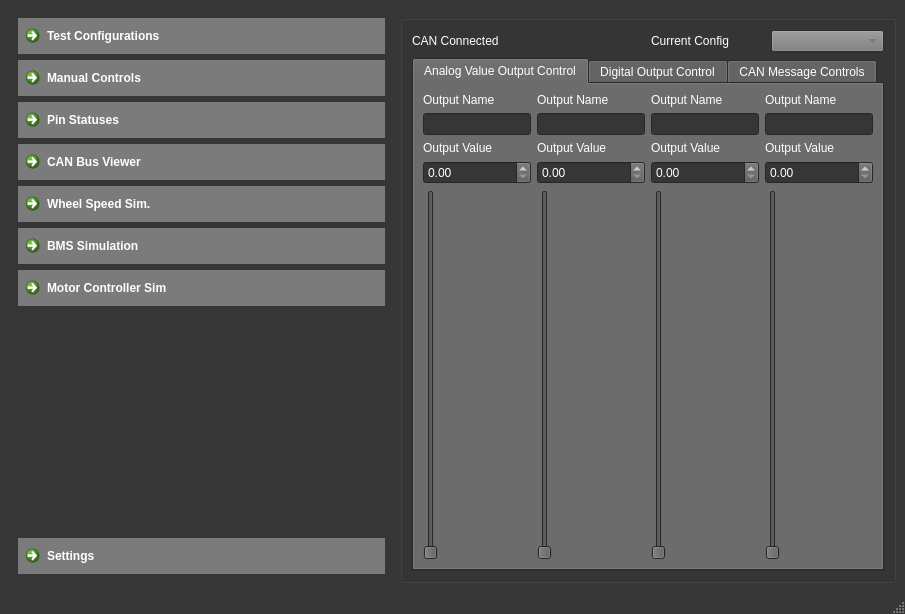
<?xml version="1.0" encoding="UTF-8"?>
<ui version="4.0">
 <class>PERVERTT_MAIN_FRAME</class>
 <widget class="QMainWindow" name="PERVERTT_MAIN_FRAME">
  <property name="geometry">
   <rect>
    <x>0</x>
    <y>0</y>
    <width>905</width>
    <height>614</height>
   </rect>
  </property>
  <property name="palette">
   <palette>
    <active>
     <colorrole role="WindowText">
      <brush brushstyle="SolidPattern">
       <color alpha="255">
        <red>255</red>
        <green>255</green>
        <blue>255</blue>
       </color>
      </brush>
     </colorrole>
     <colorrole role="Button">
      <brush brushstyle="SolidPattern">
       <color alpha="255">
        <red>123</red>
        <green>123</green>
        <blue>123</blue>
       </color>
      </brush>
     </colorrole>
     <colorrole role="Light">
      <brush brushstyle="SolidPattern">
       <color alpha="255">
        <red>255</red>
        <green>255</green>
        <blue>255</blue>
       </color>
      </brush>
     </colorrole>
     <colorrole role="Midlight">
      <brush brushstyle="SolidPattern">
       <color alpha="255">
        <red>232</red>
        <green>232</green>
        <blue>232</blue>
       </color>
      </brush>
     </colorrole>
     <colorrole role="Dark">
      <brush brushstyle="SolidPattern">
       <color alpha="255">
        <red>105</red>
        <green>105</green>
        <blue>105</blue>
       </color>
      </brush>
     </colorrole>
     <colorrole role="Mid">
      <brush brushstyle="SolidPattern">
       <color alpha="255">
        <red>140</red>
        <green>140</green>
        <blue>140</blue>
       </color>
      </brush>
     </colorrole>
     <colorrole role="Text">
      <brush brushstyle="SolidPattern">
       <color alpha="255">
        <red>255</red>
        <green>255</green>
        <blue>255</blue>
       </color>
      </brush>
     </colorrole>
     <colorrole role="BrightText">
      <brush brushstyle="SolidPattern">
       <color alpha="255">
        <red>255</red>
        <green>255</green>
        <blue>255</blue>
       </color>
      </brush>
     </colorrole>
     <colorrole role="ButtonText">
      <brush brushstyle="SolidPattern">
       <color alpha="255">
        <red>255</red>
        <green>255</green>
        <blue>255</blue>
       </color>
      </brush>
     </colorrole>
     <colorrole role="Base">
      <brush brushstyle="SolidPattern">
       <color alpha="255">
        <red>54</red>
        <green>54</green>
        <blue>54</blue>
       </color>
      </brush>
     </colorrole>
     <colorrole role="Window">
      <brush brushstyle="SolidPattern">
       <color alpha="255">
        <red>54</red>
        <green>54</green>
        <blue>54</blue>
       </color>
      </brush>
     </colorrole>
     <colorrole role="Shadow">
      <brush brushstyle="SolidPattern">
       <color alpha="255">
        <red>170</red>
        <green>166</green>
        <blue>119</blue>
       </color>
      </brush>
     </colorrole>
     <colorrole role="Highlight">
      <brush brushstyle="SolidPattern">
       <color alpha="255">
        <red>207</red>
        <green>185</green>
        <blue>145</blue>
       </color>
      </brush>
     </colorrole>
     <colorrole role="HighlightedText">
      <brush brushstyle="SolidPattern">
       <color alpha="255">
        <red>255</red>
        <green>255</green>
        <blue>255</blue>
       </color>
      </brush>
     </colorrole>
     <colorrole role="AlternateBase">
      <brush brushstyle="SolidPattern">
       <color alpha="255">
        <red>168</red>
        <green>170</green>
        <blue>151</blue>
       </color>
      </brush>
     </colorrole>
     <colorrole role="ToolTipBase">
      <brush brushstyle="SolidPattern">
       <color alpha="255">
        <red>255</red>
        <green>255</green>
        <blue>220</blue>
       </color>
      </brush>
     </colorrole>
     <colorrole role="ToolTipText">
      <brush brushstyle="SolidPattern">
       <color alpha="255">
        <red>0</red>
        <green>0</green>
        <blue>0</blue>
       </color>
      </brush>
     </colorrole>
     <colorrole role="PlaceholderText">
      <brush brushstyle="SolidPattern">
       <color alpha="128">
        <red>0</red>
        <green>0</green>
        <blue>0</blue>
       </color>
      </brush>
     </colorrole>
    </active>
    <inactive>
     <colorrole role="WindowText">
      <brush brushstyle="SolidPattern">
       <color alpha="255">
        <red>255</red>
        <green>255</green>
        <blue>255</blue>
       </color>
      </brush>
     </colorrole>
     <colorrole role="Button">
      <brush brushstyle="SolidPattern">
       <color alpha="255">
        <red>123</red>
        <green>123</green>
        <blue>123</blue>
       </color>
      </brush>
     </colorrole>
     <colorrole role="Light">
      <brush brushstyle="SolidPattern">
       <color alpha="255">
        <red>255</red>
        <green>255</green>
        <blue>255</blue>
       </color>
      </brush>
     </colorrole>
     <colorrole role="Midlight">
      <brush brushstyle="SolidPattern">
       <color alpha="255">
        <red>232</red>
        <green>232</green>
        <blue>232</blue>
       </color>
      </brush>
     </colorrole>
     <colorrole role="Dark">
      <brush brushstyle="SolidPattern">
       <color alpha="255">
        <red>105</red>
        <green>105</green>
        <blue>105</blue>
       </color>
      </brush>
     </colorrole>
     <colorrole role="Mid">
      <brush brushstyle="SolidPattern">
       <color alpha="255">
        <red>140</red>
        <green>140</green>
        <blue>140</blue>
       </color>
      </brush>
     </colorrole>
     <colorrole role="Text">
      <brush brushstyle="SolidPattern">
       <color alpha="255">
        <red>255</red>
        <green>255</green>
        <blue>255</blue>
       </color>
      </brush>
     </colorrole>
     <colorrole role="BrightText">
      <brush brushstyle="SolidPattern">
       <color alpha="255">
        <red>255</red>
        <green>255</green>
        <blue>255</blue>
       </color>
      </brush>
     </colorrole>
     <colorrole role="ButtonText">
      <brush brushstyle="SolidPattern">
       <color alpha="255">
        <red>255</red>
        <green>255</green>
        <blue>255</blue>
       </color>
      </brush>
     </colorrole>
     <colorrole role="Base">
      <brush brushstyle="SolidPattern">
       <color alpha="255">
        <red>54</red>
        <green>54</green>
        <blue>54</blue>
       </color>
      </brush>
     </colorrole>
     <colorrole role="Window">
      <brush brushstyle="SolidPattern">
       <color alpha="255">
        <red>54</red>
        <green>54</green>
        <blue>54</blue>
       </color>
      </brush>
     </colorrole>
     <colorrole role="Shadow">
      <brush brushstyle="SolidPattern">
       <color alpha="255">
        <red>170</red>
        <green>166</green>
        <blue>119</blue>
       </color>
      </brush>
     </colorrole>
     <colorrole role="Highlight">
      <brush brushstyle="SolidPattern">
       <color alpha="255">
        <red>207</red>
        <green>185</green>
        <blue>145</blue>
       </color>
      </brush>
     </colorrole>
     <colorrole role="HighlightedText">
      <brush brushstyle="SolidPattern">
       <color alpha="255">
        <red>255</red>
        <green>255</green>
        <blue>255</blue>
       </color>
      </brush>
     </colorrole>
     <colorrole role="AlternateBase">
      <brush brushstyle="SolidPattern">
       <color alpha="255">
        <red>168</red>
        <green>170</green>
        <blue>151</blue>
       </color>
      </brush>
     </colorrole>
     <colorrole role="ToolTipBase">
      <brush brushstyle="SolidPattern">
       <color alpha="255">
        <red>255</red>
        <green>255</green>
        <blue>220</blue>
       </color>
      </brush>
     </colorrole>
     <colorrole role="ToolTipText">
      <brush brushstyle="SolidPattern">
       <color alpha="255">
        <red>0</red>
        <green>0</green>
        <blue>0</blue>
       </color>
      </brush>
     </colorrole>
     <colorrole role="PlaceholderText">
      <brush brushstyle="SolidPattern">
       <color alpha="128">
        <red>0</red>
        <green>0</green>
        <blue>0</blue>
       </color>
      </brush>
     </colorrole>
    </inactive>
    <disabled>
     <colorrole role="WindowText">
      <brush brushstyle="SolidPattern">
       <color alpha="255">
        <red>105</red>
        <green>105</green>
        <blue>105</blue>
       </color>
      </brush>
     </colorrole>
     <colorrole role="Button">
      <brush brushstyle="SolidPattern">
       <color alpha="255">
        <red>123</red>
        <green>123</green>
        <blue>123</blue>
       </color>
      </brush>
     </colorrole>
     <colorrole role="Light">
      <brush brushstyle="SolidPattern">
       <color alpha="255">
        <red>255</red>
        <green>255</green>
        <blue>255</blue>
       </color>
      </brush>
     </colorrole>
     <colorrole role="Midlight">
      <brush brushstyle="SolidPattern">
       <color alpha="255">
        <red>232</red>
        <green>232</green>
        <blue>232</blue>
       </color>
      </brush>
     </colorrole>
     <colorrole role="Dark">
      <brush brushstyle="SolidPattern">
       <color alpha="255">
        <red>105</red>
        <green>105</green>
        <blue>105</blue>
       </color>
      </brush>
     </colorrole>
     <colorrole role="Mid">
      <brush brushstyle="SolidPattern">
       <color alpha="255">
        <red>140</red>
        <green>140</green>
        <blue>140</blue>
       </color>
      </brush>
     </colorrole>
     <colorrole role="Text">
      <brush brushstyle="SolidPattern">
       <color alpha="255">
        <red>105</red>
        <green>105</green>
        <blue>105</blue>
       </color>
      </brush>
     </colorrole>
     <colorrole role="BrightText">
      <brush brushstyle="SolidPattern">
       <color alpha="255">
        <red>255</red>
        <green>255</green>
        <blue>255</blue>
       </color>
      </brush>
     </colorrole>
     <colorrole role="ButtonText">
      <brush brushstyle="SolidPattern">
       <color alpha="255">
        <red>105</red>
        <green>105</green>
        <blue>105</blue>
       </color>
      </brush>
     </colorrole>
     <colorrole role="Base">
      <brush brushstyle="SolidPattern">
       <color alpha="255">
        <red>54</red>
        <green>54</green>
        <blue>54</blue>
       </color>
      </brush>
     </colorrole>
     <colorrole role="Window">
      <brush brushstyle="SolidPattern">
       <color alpha="255">
        <red>54</red>
        <green>54</green>
        <blue>54</blue>
       </color>
      </brush>
     </colorrole>
     <colorrole role="Shadow">
      <brush brushstyle="SolidPattern">
       <color alpha="255">
        <red>170</red>
        <green>166</green>
        <blue>119</blue>
       </color>
      </brush>
     </colorrole>
     <colorrole role="Highlight">
      <brush brushstyle="SolidPattern">
       <color alpha="255">
        <red>23</red>
        <green>26</green>
        <blue>38</blue>
       </color>
      </brush>
     </colorrole>
     <colorrole role="HighlightedText">
      <brush brushstyle="SolidPattern">
       <color alpha="255">
        <red>255</red>
        <green>255</green>
        <blue>255</blue>
       </color>
      </brush>
     </colorrole>
     <colorrole role="AlternateBase">
      <brush brushstyle="SolidPattern">
       <color alpha="255">
        <red>168</red>
        <green>170</green>
        <blue>151</blue>
       </color>
      </brush>
     </colorrole>
     <colorrole role="ToolTipBase">
      <brush brushstyle="SolidPattern">
       <color alpha="255">
        <red>255</red>
        <green>255</green>
        <blue>220</blue>
       </color>
      </brush>
     </colorrole>
     <colorrole role="ToolTipText">
      <brush brushstyle="SolidPattern">
       <color alpha="255">
        <red>0</red>
        <green>0</green>
        <blue>0</blue>
       </color>
      </brush>
     </colorrole>
     <colorrole role="PlaceholderText">
      <brush brushstyle="SolidPattern">
       <color alpha="128">
        <red>0</red>
        <green>0</green>
        <blue>0</blue>
       </color>
      </brush>
     </colorrole>
    </disabled>
   </palette>
  </property>
  <property name="windowTitle">
   <string>P.E.R.V.E.R.T.T. (Purdue Electric Racing Embedded Real-Time Testbench</string>
  </property>
  <property name="autoFillBackground">
   <bool>false</bool>
  </property>
  <property name="tabShape">
   <enum>QTabWidget::Rounded</enum>
  </property>
  <widget class="QWidget" name="centralwidget">
   <property name="autoFillBackground">
    <bool>false</bool>
   </property>
   <layout class="QGridLayout" name="gridLayout_3">
    <item row="1" column="1">
     <layout class="QGridLayout" name="gridLayout_4">
      <item row="0" column="0">
       <widget class="QGroupBox" name="info_section">
        <property name="title">
         <string/>
        </property>
        <layout class="QGridLayout" name="gridLayout">
         <item row="1" column="0" colspan="4">
          <widget class="QTabWidget" name="controls_tab_widget">
           <property name="enabled">
            <bool>true</bool>
           </property>
           <property name="palette">
            <palette>
             <active>
              <colorrole role="Button">
               <brush brushstyle="SolidPattern">
                <color alpha="255">
                 <red>91</red>
                 <green>91</green>
                 <blue>91</blue>
                </color>
               </brush>
              </colorrole>
              <colorrole role="Mid">
               <brush brushstyle="SolidPattern">
                <color alpha="255">
                 <red>61</red>
                 <green>61</green>
                 <blue>61</blue>
                </color>
               </brush>
              </colorrole>
             </active>
             <inactive>
              <colorrole role="Button">
               <brush brushstyle="SolidPattern">
                <color alpha="255">
                 <red>91</red>
                 <green>91</green>
                 <blue>91</blue>
                </color>
               </brush>
              </colorrole>
              <colorrole role="Mid">
               <brush brushstyle="SolidPattern">
                <color alpha="255">
                 <red>61</red>
                 <green>61</green>
                 <blue>61</blue>
                </color>
               </brush>
              </colorrole>
             </inactive>
             <disabled>
              <colorrole role="Button">
               <brush brushstyle="SolidPattern">
                <color alpha="255">
                 <red>91</red>
                 <green>91</green>
                 <blue>91</blue>
                </color>
               </brush>
              </colorrole>
              <colorrole role="Mid">
               <brush brushstyle="SolidPattern">
                <color alpha="255">
                 <red>61</red>
                 <green>61</green>
                 <blue>61</blue>
                </color>
               </brush>
              </colorrole>
             </disabled>
            </palette>
           </property>
           <property name="tabPosition">
            <enum>QTabWidget::North</enum>
           </property>
           <property name="tabShape">
            <enum>QTabWidget::Rounded</enum>
           </property>
           <property name="currentIndex">
            <number>0</number>
           </property>
           <property name="usesScrollButtons">
            <bool>false</bool>
           </property>
           <widget class="QWidget" name="analog">
            <attribute name="title">
             <string>Analog Value Output Control</string>
            </attribute>
            <layout class="QGridLayout" name="gridLayout_2">
             <item row="4" column="1">
              <widget class="QSlider" name="outslide2">
               <property name="orientation">
                <enum>Qt::Vertical</enum>
               </property>
              </widget>
             </item>
             <item row="4" column="3">
              <widget class="QSlider" name="outslide4">
               <property name="maximum">
                <number>99</number>
               </property>
               <property name="orientation">
                <enum>Qt::Vertical</enum>
               </property>
              </widget>
             </item>
             <item row="2" column="2">
              <widget class="QLabel" name="outlab3">
               <property name="text">
                <string>Output Value</string>
               </property>
              </widget>
             </item>
             <item row="3" column="1">
              <widget class="QDoubleSpinBox" name="a1_val">
               <property name="maximum">
                <double>3.300000000000000</double>
               </property>
               <property name="singleStep">
                <double>0.100000000000000</double>
               </property>
              </widget>
             </item>
             <item row="2" column="0">
              <widget class="QLabel" name="outlab1">
               <property name="text">
                <string>Output Value</string>
               </property>
              </widget>
             </item>
             <item row="0" column="2">
              <widget class="QLabel" name="label_3">
               <property name="frameShape">
                <enum>QFrame::NoFrame</enum>
               </property>
               <property name="text">
                <string>Output Name</string>
               </property>
               <property name="wordWrap">
                <bool>false</bool>
               </property>
              </widget>
             </item>
             <item row="4" column="0">
              <widget class="QSlider" name="outslide1">
               <property name="orientation">
                <enum>Qt::Vertical</enum>
               </property>
               <property name="invertedAppearance">
                <bool>false</bool>
               </property>
               <property name="invertedControls">
                <bool>false</bool>
               </property>
              </widget>
             </item>
             <item row="1" column="2">
              <widget class="QLineEdit" name="lineEdit_3"/>
             </item>
             <item row="3" column="0">
              <widget class="QDoubleSpinBox" name="a0_val">
               <property name="wrapping">
                <bool>false</bool>
               </property>
               <property name="buttonSymbols">
                <enum>QAbstractSpinBox::UpDownArrows</enum>
               </property>
               <property name="maximum">
                <double>3.300000000000000</double>
               </property>
               <property name="singleStep">
                <double>0.100000000000000</double>
               </property>
              </widget>
             </item>
             <item row="3" column="2">
              <widget class="QDoubleSpinBox" name="a2_val">
               <property name="maximum">
                <double>3.300000000000000</double>
               </property>
               <property name="singleStep">
                <double>0.100000000000000</double>
               </property>
              </widget>
             </item>
             <item row="4" column="2">
              <widget class="QSlider" name="outslide3">
               <property name="orientation">
                <enum>Qt::Vertical</enum>
               </property>
              </widget>
             </item>
             <item row="3" column="3">
              <widget class="QDoubleSpinBox" name="a3_val">
               <property name="maximum">
                <double>3.300000000000000</double>
               </property>
               <property name="singleStep">
                <double>0.100000000000000</double>
               </property>
              </widget>
             </item>
             <item row="0" column="0">
              <widget class="QLabel" name="label">
               <property name="text">
                <string>Output Name</string>
               </property>
              </widget>
             </item>
             <item row="1" column="0">
              <widget class="QLineEdit" name="name1"/>
             </item>
             <item row="2" column="1">
              <widget class="QLabel" name="outlab2">
               <property name="text">
                <string>Output Value</string>
               </property>
              </widget>
             </item>
             <item row="0" column="1">
              <widget class="QLabel" name="label_2">
               <property name="text">
                <string>Output Name</string>
               </property>
              </widget>
             </item>
             <item row="0" column="3">
              <widget class="QLabel" name="label_4">
               <property name="text">
                <string>Output Name</string>
               </property>
              </widget>
             </item>
             <item row="1" column="3">
              <widget class="QLineEdit" name="lineEdit_4"/>
             </item>
             <item row="2" column="3">
              <widget class="QLabel" name="outlab4">
               <property name="text">
                <string>Output Value</string>
               </property>
              </widget>
             </item>
             <item row="1" column="1">
              <widget class="QLineEdit" name="name2"/>
             </item>
            </layout>
           </widget>
           <widget class="QWidget" name="digital">
            <attribute name="title">
             <string>Digital Output Control</string>
            </attribute>
           </widget>
           <widget class="QWidget" name="CAN">
            <attribute name="title">
             <string>CAN Message Controls</string>
            </attribute>
           </widget>
          </widget>
         </item>
         <item row="0" column="1">
          <layout class="QHBoxLayout" name="horizontalLayout"/>
         </item>
         <item row="0" column="3">
          <widget class="QComboBox" name="config_mode">
           <property name="enabled">
            <bool>false</bool>
           </property>
          </widget>
         </item>
         <item row="0" column="2">
          <widget class="QLabel" name="config_label">
           <property name="text">
            <string>Current Config</string>
           </property>
          </widget>
         </item>
         <item row="0" column="0">
          <widget class="QLabel" name="can_label">
           <property name="text">
            <string>CAN Connected </string>
           </property>
          </widget>
         </item>
        </layout>
       </widget>
      </item>
     </layout>
    </item>
    <item row="0" column="0" rowspan="2">
     <widget class="QFrame" name="page_selection">
      <property name="palette">
       <palette>
        <active>
         <colorrole role="Base">
          <brush brushstyle="SolidPattern">
           <color alpha="255">
            <red>54</red>
            <green>48</green>
            <blue>37</blue>
           </color>
          </brush>
         </colorrole>
         <colorrole role="Window">
          <brush brushstyle="SolidPattern">
           <color alpha="255">
            <red>54</red>
            <green>48</green>
            <blue>37</blue>
           </color>
          </brush>
         </colorrole>
        </active>
        <inactive>
         <colorrole role="Base">
          <brush brushstyle="SolidPattern">
           <color alpha="255">
            <red>54</red>
            <green>48</green>
            <blue>37</blue>
           </color>
          </brush>
         </colorrole>
         <colorrole role="Window">
          <brush brushstyle="SolidPattern">
           <color alpha="255">
            <red>54</red>
            <green>48</green>
            <blue>37</blue>
           </color>
          </brush>
         </colorrole>
        </inactive>
        <disabled>
         <colorrole role="Base">
          <brush brushstyle="SolidPattern">
           <color alpha="255">
            <red>54</red>
            <green>48</green>
            <blue>37</blue>
           </color>
          </brush>
         </colorrole>
         <colorrole role="Window">
          <brush brushstyle="SolidPattern">
           <color alpha="255">
            <red>54</red>
            <green>48</green>
            <blue>37</blue>
           </color>
          </brush>
         </colorrole>
        </disabled>
       </palette>
      </property>
      <property name="cursor">
       <cursorShape>SizeAllCursor</cursorShape>
      </property>
      <property name="layoutDirection">
       <enum>Qt::LeftToRight</enum>
      </property>
      <layout class="QGridLayout" name="gridLayout_5">
       <item row="1" column="0">
        <widget class="QCommandLinkButton" name="manual_controls">
         <property name="autoFillBackground">
          <bool>true</bool>
         </property>
         <property name="text">
          <string>Manual Controls</string>
         </property>
         <property name="checkable">
          <bool>true</bool>
         </property>
         <property name="autoExclusive">
          <bool>true</bool>
         </property>
        </widget>
       </item>
       <item row="2" column="0">
        <widget class="QCommandLinkButton" name="pin_statuses">
         <property name="autoFillBackground">
          <bool>true</bool>
         </property>
         <property name="text">
          <string>Pin Statuses</string>
         </property>
         <property name="checkable">
          <bool>true</bool>
         </property>
         <property name="autoExclusive">
          <bool>true</bool>
         </property>
        </widget>
       </item>
       <item row="5" column="0">
        <widget class="QCommandLinkButton" name="bms_sim">
         <property name="autoFillBackground">
          <bool>true</bool>
         </property>
         <property name="text">
          <string>BMS Simulation</string>
         </property>
         <property name="checkable">
          <bool>true</bool>
         </property>
         <property name="autoExclusive">
          <bool>true</bool>
         </property>
        </widget>
       </item>
       <item row="8" column="0">
        <widget class="QCommandLinkButton" name="settings">
         <property name="sizePolicy">
          <sizepolicy hsizetype="Preferred" vsizetype="Preferred">
           <horstretch>0</horstretch>
           <verstretch>0</verstretch>
          </sizepolicy>
         </property>
         <property name="autoFillBackground">
          <bool>true</bool>
         </property>
         <property name="text">
          <string>Settings</string>
         </property>
         <property name="checkable">
          <bool>true</bool>
         </property>
         <property name="autoExclusive">
          <bool>true</bool>
         </property>
        </widget>
       </item>
       <item row="7" column="0">
        <spacer name="verticalSpacer">
         <property name="orientation">
          <enum>Qt::Vertical</enum>
         </property>
         <property name="sizeHint" stdset="0">
          <size>
           <width>20</width>
           <height>40</height>
          </size>
         </property>
        </spacer>
       </item>
       <item row="0" column="0">
        <widget class="QCommandLinkButton" name="test_configs">
         <property name="autoFillBackground">
          <bool>true</bool>
         </property>
         <property name="text">
          <string>Test Configurations</string>
         </property>
         <property name="checkable">
          <bool>true</bool>
         </property>
         <property name="autoExclusive">
          <bool>true</bool>
         </property>
        </widget>
       </item>
       <item row="4" column="0">
        <widget class="QCommandLinkButton" name="wheel_speed_sim">
         <property name="autoFillBackground">
          <bool>true</bool>
         </property>
         <property name="text">
          <string>Wheel Speed Sim.</string>
         </property>
         <property name="checkable">
          <bool>true</bool>
         </property>
         <property name="autoExclusive">
          <bool>true</bool>
         </property>
        </widget>
       </item>
       <item row="3" column="0">
        <widget class="QCommandLinkButton" name="can_viewer">
         <property name="autoFillBackground">
          <bool>true</bool>
         </property>
         <property name="text">
          <string>CAN Bus Viewer</string>
         </property>
         <property name="checkable">
          <bool>true</bool>
         </property>
         <property name="autoExclusive">
          <bool>true</bool>
         </property>
        </widget>
       </item>
       <item row="6" column="0">
        <widget class="QCommandLinkButton" name="mc_sim">
         <property name="autoFillBackground">
          <bool>true</bool>
         </property>
         <property name="text">
          <string>Motor Controller Sim</string>
         </property>
         <property name="checkable">
          <bool>true</bool>
         </property>
         <property name="autoExclusive">
          <bool>true</bool>
         </property>
        </widget>
       </item>
      </layout>
     </widget>
    </item>
   </layout>
  </widget>
  <widget class="QStatusBar" name="statusbar"/>
 </widget>
 <resources/>
 <connections/>
</ui>
